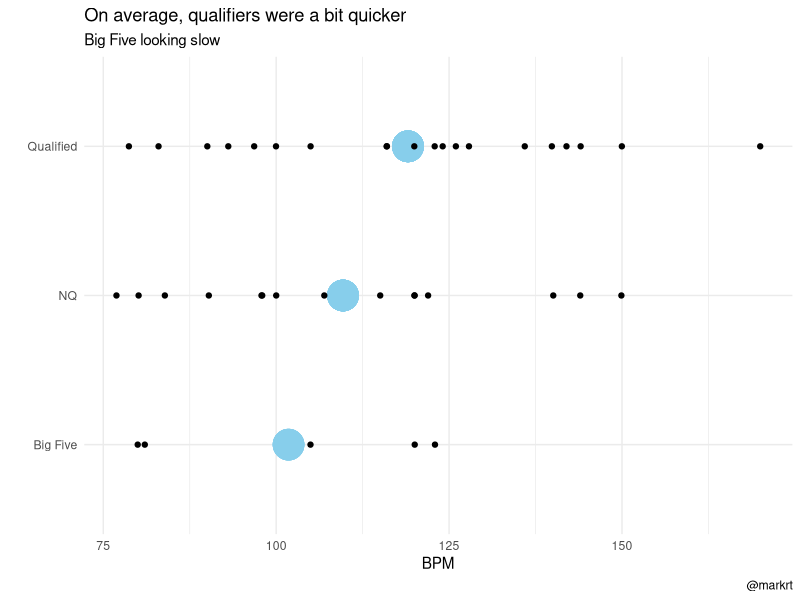
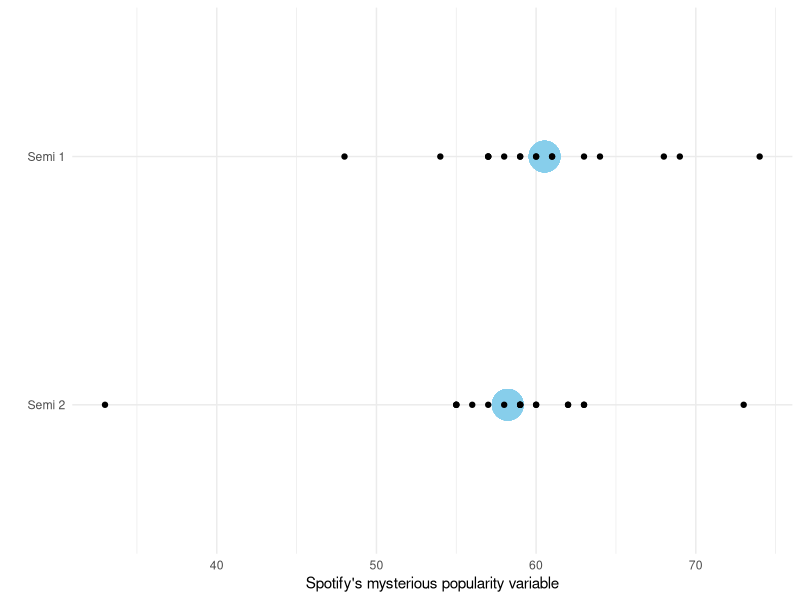

Reproduce these figures in R, in order.
## adding a variable from the semi qualifiers etc

# load packages
library(tidyverse)
library(ggbeeswarm)

# load data
spotify_data <- 
  read_csv("eurovision_spotify_data_2022.csv")

# creat three categories:
# qualifiers
# NQs
# big five
semi_1_qualifiers <- 
  c("Lithuania",
    "Switzerland",
    "Ukraine",
    "Netherlands",
    "Moldova",
    "Portugal",
    "Iceland",
    "Greece",
    "Norway",
    "Armenia")
semi_1_nq <- 
  c("Albania",
    "Latvia",
    "Slovenia",
    "Bulgaria",
    "Croatia",
    "Denmark",
    "Austria")
semi_2_qualifiers <- 
  c("Finland",
    "Serbia",
    "Azerbaijan",
    "Australia",
    "Estonia",
    "Romania",
    "Poland",
    "Belgium",
    "Sweden",
    "Czech Republic")
semi_2_nq <- 
  c("Israel",
    "Georgia",
    "Malta",
    "San Marino",
    "Cyprus",
    "Ireland",
    "North Macedonia",
    "Montenegro")
big_five <- 
  c("United Kingdom",
    "France",
    "Italy",
    "Germany",
    "Spain")

# add flags to data
spotify_data <- 
  spotify_data %>% 
  mutate(semi_outcome = 
           case_when(
             country %in% semi_1_qualifiers ~ "Qualified",
             country %in% semi_2_qualifiers ~ "Qualified",
             country %in% semi_1_nq ~ "NQ",
             country %in% semi_2_nq ~ "NQ",
             country %in% big_five ~ "Big Five"
           )) %>% 
  mutate(which_semi = 
           case_when(
             country %in% semi_1_qualifiers ~ "Semi 1",
             country %in% semi_1_nq ~ "Semi 1",
             country %in% semi_2_qualifiers ~ "Semi 2",
             country %in% semi_2_nq ~ "Semi 2",
             country %in% big_five ~ "Big Five"
           ))

# some quick exploratory work
# just to check it's working ok

spotify_data %>% 
  group_by(semi_outcome) %>% 
  summarise(mean_tempo = 
              mean(tempo))

# mean tempo among qualifiers is actually 9 bpm faster than nqs

spotify_data %>% 
  group_by(semi_outcome) %>% 
  mutate(mean_tempo = 
           mean(tempo)) %>% 
  ggplot() + 
  aes(x = tempo,
      y = semi_outcome) + 
  geom_point(aes(x = mean_tempo),
             size = 10,
             colour = "skyblue") + 
  geom_point() + 
  theme_minimal() + 
  labs(x = "BPM",
       y = "",
       title = "On average, qualifiers were a bit quicker",
       subtitle = "Big Five looking slow",
       caption = "@markrt")



### look i'm a bit sceptical of the "popularity" variable
# but let's see if one semi was tougher than the other

spotify_data %>% 
  filter(semi_outcome != "Big Five") %>% 
  group_by(which_semi) %>% 
  mutate(mean_popularity = 
           mean(track.popularity)) %>% 
  ggplot() + 
  aes(y = fct_rev(which_semi),
      x = track.popularity) + 
  geom_point(aes(x = mean_popularity),
             size = 10,
             colour = "skyblue") +
  geom_point() + 
  theme_minimal() + 
  labs(x = "Spotify's mysterious popularity variable",
       y = "")

# with the lot
spotify_data %>% 
  filter(semi_outcome != "Big Five") %>% 
  group_by(which_semi) %>% 
  summarise(mean_popularity = 
           mean(track.popularity)) 
# 60.5 vs 58.2
# wipe out the one weird outlier
spotify_data %>% 
  filter(semi_outcome != "Big Five" &
           track.popularity > 40) %>% 
  group_by(which_semi) %>% 
  summarise(mean_popularity = 
              mean(track.popularity)) 
# leaves them fairly similar to one another 

# all three of these qualified!!!
spotify_data %>% 
  filter(tempo > 124 & 
           tempo < 132)
# and these two!!!
spotify_data %>% 
  filter(tempo > 82 & 
           tempo < 89)
